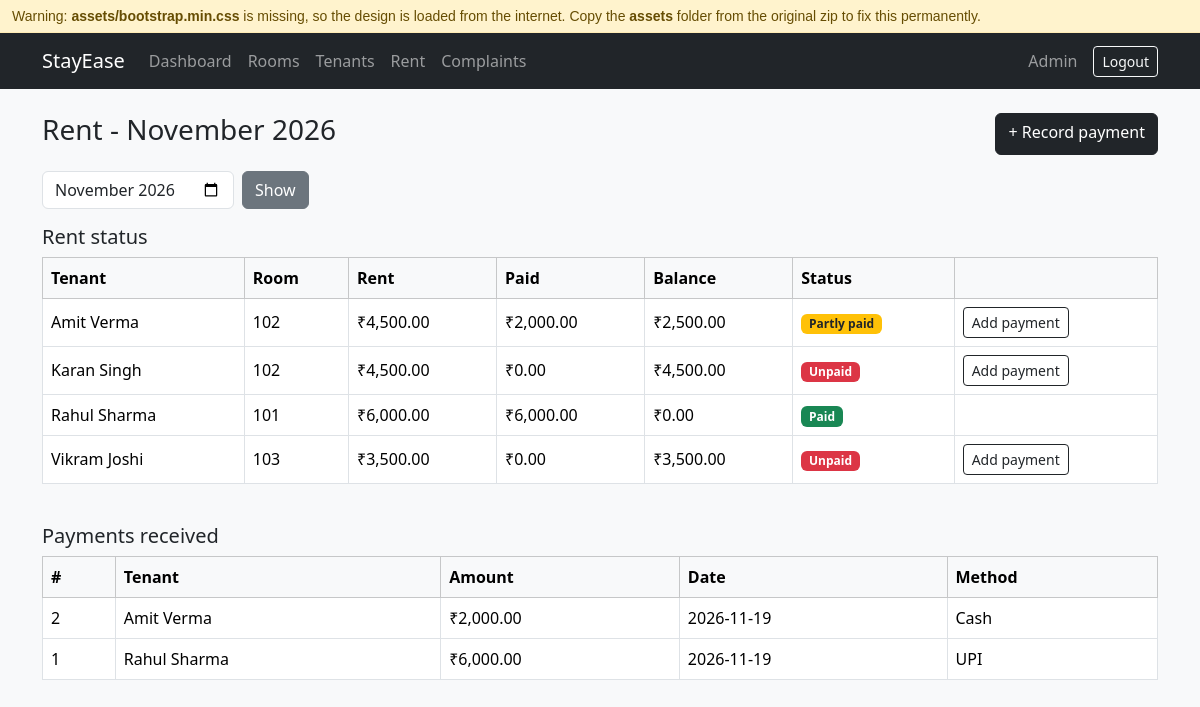
The page /payments.php (signed in) on the database its author committed.
### tables this page shows
CREATE TABLE tenants (
  id            INT AUTO_INCREMENT PRIMARY KEY,
  name          VARCHAR(100) NOT NULL,
  phone         VARCHAR(10)  NOT NULL,
  guardian_name VARCHAR(100) NOT NULL,
  address       VARCHAR(255) NOT NULL,
  joining_date  DATE NOT NULL,
  room_id       INT NOT NULL,
  status        ENUM('Active','Left') NOT NULL DEFAULT 'Active',
  leaving_date  DATE NULL,
  FOREIGN KEY (room_id) REFERENCES rooms(id) ON DELETE RESTRICT
);

CREATE TABLE rooms (
  id          INT AUTO_INCREMENT PRIMARY KEY,
  room_number VARCHAR(20) NOT NULL UNIQUE,
  room_type   ENUM('Single','Double','Triple','Dormitory') NOT NULL,
  capacity    TINYINT NOT NULL,                
  rent        DECIMAL(10,2) NOT NULL           
);

CREATE TABLE payments (
  id           INT AUTO_INCREMENT PRIMARY KEY,
  tenant_id    INT NOT NULL,
  month        CHAR(7) NOT NULL,               
  amount       DECIMAL(10,2) NOT NULL,
  payment_date DATE NOT NULL,
  method       ENUM('Cash','UPI') NOT NULL,
  FOREIGN KEY (tenant_id) REFERENCES tenants(id) ON DELETE RESTRICT
);

### config.php (called while the page is built, shortened)
<?php
function e($text) { return htmlspecialchars((string)$text); }

### payments.php (the view, shortened to what this page needs)
<?php
include 'header.php';
$month = $_GET['month'] ?? date('Y-m');
$stmt = $pdo->prepare("SELECT t.id, t.name, r.room_number, r.rent, COALESCE(p.paid,0) AS paid, r.rent - COALESCE(p.paid,0) AS balance
    FROM tenants t JOIN rooms r ON r.id = t.room_id
    LEFT JOIN (SELECT tenant_id, SUM(amount) AS paid FROM payments WHERE month = ? GROUP BY tenant_id) p ON p.tenant_id = t.id
    WHERE t.status = 'Active' ORDER BY t.name");
$stmt->execute([$month]);
$dues = $stmt->fetchAll();
$stmt = $pdo->prepare('SELECT p.*, t.name FROM payments p JOIN tenants t ON t.id = p.tenant_id WHERE p.month = ? ORDER BY p.id DESC');
$stmt->execute([$month]);
$history = $stmt->fetchAll();
?>
<div class="d-flex justify-content-between mb-3">
  <h3>Rent - <?= e(date('F Y', strtotime($month . '-01'))) ?></h3>
  <a class="btn btn-dark" href="payment_add.php?month=<?= e($month) ?>">+ Record payment</a>
</div>
<form class="row g-2 mb-3"><div class="col-auto"><input type="month" name="month" value="<?= e($month) ?>" class="form-control"></div>
  <div class="col-auto"><button class="btn btn-secondary">Show</button></div></form>
<h5>Rent status</h5>
<?php if (!$dues): ?><div class="alert alert-info">No active tenants.</div><?php else: ?>
<div class="table-responsive"><table class="table table-bordered bg-white align-middle">
  <tr class="table-light"><th>Tenant</th><th>Room</th><th>Rent</th><th>Paid</th><th>Balance</th><th>Status</th><th></th></tr>
  <?php foreach ($dues as $d): ?>
  <tr>
    <td><?= e($d['name']) ?></td><td><?= e($d['room_number']) ?></td><td>₹<?= number_format($d['rent'], 2) ?></td>
    <td>₹<?= number_format($d['paid'], 2) ?></td><td>₹<?= number_format(max(0, $d['balance']), 2) ?></td>
    <td><?php if ($d['balance'] <= 0): ?><span class="badge bg-success">Paid</span>
        <?php elseif ($d['paid'] > 0): ?><span class="badge bg-warning text-dark">Partly paid</span>
        <?php else: ?><span class="badge bg-danger">Unpaid</span><?php endif; ?></td>
    <td><?php if ($d['balance'] > 0): ?><a class="btn btn-sm btn-outline-dark" href="payment_add.php?tenant_id=<?= $d['id'] ?>&month=<?= e($month) ?>">Add payment</a><?php endif; ?></td>
  </tr>
  <?php endforeach; ?>
</table></div>
<?php endif; ?>
<h5 class="mt-4">Payments received</h5>
<?php if (!$history): ?><div class="alert alert-info">No payments for this month.</div><?php else: ?>
<div class="table-responsive"><table class="table table-bordered bg-white">
  <tr class="table-light"><th>#</th><th>Tenant</th><th>Amount</th><th>Date</th><th>Method</th></tr>
  <?php foreach ($history as $h): ?>
  <tr><td><?= $h['id'] ?></td><td><?= e($h['name']) ?></td><td>₹<?= number_format($h['amount'], 2) ?></td><td><?= e($h['payment_date']) ?></td><td><?= e($h['method']) ?></td></tr>
  <?php endforeach; ?>
</table></div>
<?php endif; include 'footer.php'; ?>

### header.php (shortened to what this page needs)
<?php
require_once __DIR__ . '/config.php';
?><!DOCTYPE html>
<html lang="en">
<head>
<link rel="stylesheet" href="assets/bootstrap.min.css"
      onerror="this.onerror=null;this.href='https://cdn.jsdelivr.net/npm/bootstrap@5.3.3/dist/css/bootstrap.min.css'">
</head>
<body class="bg-light">
<?php if (!file_exists(__DIR__ . '/assets/bootstrap.min.css')): ?>
<div style="background:#fff3cd;color:#664d03;padding:8px 12px;font:14px sans-serif;border-bottom:1px solid #ffecb5">
  Warning: <b>assets/bootstrap.min.css</b> is missing, so the design is loaded from the internet.
  Copy the <b>assets</b> folder from the original zip to fix this permanently.
</div>
<?php endif; ?>
<?php if (!empty($_SESSION['admin'])): ?>
<nav class="navbar navbar-expand-md navbar-dark bg-dark mb-4">
  <div class="container">
    <a class="navbar-brand" href="index.php">StayEase</a>
    <div class="collapse navbar-collapse" id="menu">
      <ul class="navbar-nav me-auto">
        <li class="nav-item"><a class="nav-link" href="index.php">Dashboard</a></li>
        <li class="nav-item"><a class="nav-link" href="rooms.php">Rooms</a></li>
        <li class="nav-item"><a class="nav-link" href="tenants.php">Tenants</a></li>
        <li class="nav-item"><a class="nav-link" href="payments.php">Rent</a></li>
        <li class="nav-item"><a class="nav-link" href="complaints.php">Complaints</a></li>
      </ul>
      <span class="navbar-text me-3"><?= e($_SESSION['admin']['name']) ?></span>
      <a class="btn btn-outline-light btn-sm" href="logout.php">Logout</a>
    </div>
  </div>
</nav>
<?php endif; ?>
<div class="container pb-5">

### footer.php (shortened to what this page needs)
</div>
</body>
</html>

### rows shown on the page
tenants: name "Amit Verma", room.room_number "102", room.rent "4,500.00", paid "2,000.00", max(0, $d['balance']) "2,500.00", shows "Partly paid"
tenants: name "Karan Singh", room.room_number "102", room.rent "4,500.00", paid "0.00", max(0, $d['balance']) "4,500.00", shows "Unpaid"
tenants: name "Rahul Sharma", room.room_number "101", room.rent "6,000.00", paid "6,000.00", max(0, $d['balance']) "0.00", shows "Paid"
tenants: name "Vikram Joshi", room.room_number "103", room.rent "3,500.00", paid "0.00", max(0, $d['balance']) "3,500.00", shows "Unpaid"
payments: id "2", tenant.name "Amit Verma", amount "2,000.00", payment_date "2026-11-19", method "Cash"
payments: id "1", tenant.name "Rahul Sharma", amount "6,000.00", payment_date "2026-11-19", method "UPI"

### other values the page prints
$_SESSION['admin']['name'] "Admin"
date('F Y', strtotime($month . '-01')) "November 2026"
